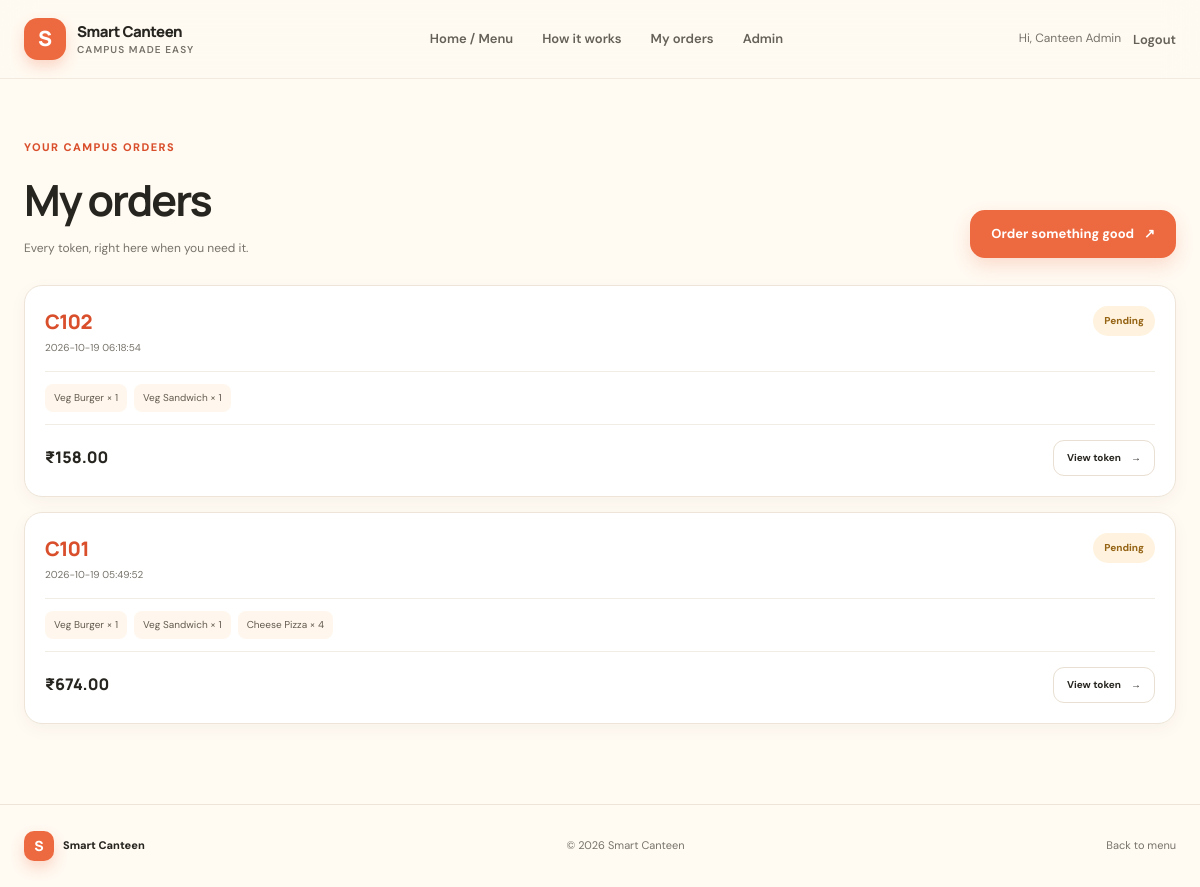
/orders (signed in), run on the app's committed database.
### tables this page shows
CREATE TABLE orders (
                id INTEGER PRIMARY KEY AUTOINCREMENT,
                user_id INTEGER NOT NULL,
                total REAL NOT NULL CHECK (total >= 0),
                token TEXT UNIQUE,
                status TEXT NOT NULL DEFAULT 'Pending'
                    CHECK (status IN ('Pending', 'Preparing', 'Ready', 'Collected')),
                created_at TEXT NOT NULL DEFAULT CURRENT_TIMESTAMP,
                FOREIGN KEY (user_id) REFERENCES users (id)
            );

CREATE TABLE order_items (
                id INTEGER PRIMARY KEY AUTOINCREMENT,
                  order_id INTEGER NOT NULL,
                  food_name TEXT NOT NULL,
                  price REAL NOT NULL CHECK (price >= 0),
                  quantity INTEGER NOT NULL CHECK (quantity > 0),
                  FOREIGN KEY (order_id) REFERENCES orders (id) ON DELETE CASCADE
            );

### app.py (the view)
@app.route("/orders")
@login_required
def orders():
    user_orders = get_db().execute(
        """
        SELECT id, total, token, status, created_at
        FROM orders
        WHERE user_id = ?
        ORDER BY id DESC
        """,
        (session["user_id"],),
    ).fetchall()
    items_by_order = get_order_items([order["id"] for order in user_orders])
    return render_template(
        "orders.html", orders=user_orders, items_by_order=items_by_order
    )

### app.py (called while the page is built, shortened)
def get_db():
    if "db" not in g:
        connection = sqlite3.connect(app.config["DATABASE"])
        connection.row_factory = sqlite3.Row
        connection.execute("PRAGMA foreign_keys = ON")
        g.db = connection
    return g.db

def login_required(view):
    @wraps(view)
    def wrapped_view(*args, **kwargs):
        return view(*args, **kwargs)
    return wrapped_view

def get_order_items(order_ids):
    if not order_ids:
        return {}
    placeholders = ",".join("?" for _ in order_ids)
    rows = get_db().execute(
        f"""
        SELECT order_id, food_name, price, quantity
        FROM order_items
        WHERE order_id IN ({placeholders})
        ORDER BY id
        """,
        tuple(order_ids),
    ).fetchall()
    grouped = {order_id: [] for order_id in order_ids}
    for row in rows:
        grouped[row["order_id"]].append(row)
    return grouped

### templates/orders.html (shortened to what this page needs)
<!doctype html>
<html lang="en">
  <head>
    <link rel="stylesheet" href="{{ url_for('static', filename='style.css') }}">
  </head>
  <body>
    <header class="site-header">
      <div class="nav-shell">
         <a class="brand" href="{{ url_for('index') }}"><span class="brand-mark">S</span><span class="brand-name">Smart Canteen<small>Campus made easy</small></span></a>
         <nav class="primary-navigation" id="primary-navigation" aria-label="Main navigation">
           <a href="{{ url_for('index') }}#menu">Home / Menu</a><a href="{{ url_for('index') }}#how-it-works">How it works</a><a href="{{ url_for('orders') }}">My orders</a>
           {% if session.get('role') == 'admin' %}<a href="{{ url_for('admin') }}">Admin</a>{% endif %}
         </nav>
         <div class="nav-actions"><span class="nav-user">Hi, {{ session.get('name') }}</span><form action="{{ url_for('logout') }}" method="post"><button class="nav-account nav-logout"
type="submit">Logout</button></form></div>
      </div>
    </header>
    <main class="subpage-main">
      <div class="page-container">
         <div class="account-page-heading">
           <div><span class="eyebrow">Your campus orders</span><h1>My orders</h1><p>Every token, right here when you need it.</p></div>
           <a class="button button-primary" href="{{ url_for('index') }}#menu">Order something good <span aria-hidden="true">↗</span></a>
         </div>
         {% if orders %}
           <div class="orders-list">
             {% for order in orders %}
               <article class="order-card">
                 <div class="order-card__top">
                   <div><span class="order-card__token">{{ order.token }}</span><span class="order-card__date">{{ order.created_at }}</span></div>
                   <span class="status-badge {{ order.status|lower }}">{{ order.status }}</span>
                 </div>
                 <div class="order-card__items">
                   {% for item in items_by_order[order.id] %}
                     <span class="item-chip">{{ item.food_name }} × {{ item.quantity }}</span>
                   {% endfor %}
                 </div>
                 <div class="order-card__bottom">
                   <span class="order-total">₹{{ "%.2f"|format(order.total) }}</span>
                   <a class="button button-secondary button-small" href="{{ url_for('token', order_id=order.id) }}">View token <span aria-hidden="true">→</span></a>
                 </div>
               </article>
             {% endfor %}
           </div>
        {% endif %}
      </div>
    </main>
    <footer class="site-footer"><div class="page-container footer-inner"><a class="footer-brand" href="{{ url_for('index') }}"><span class="brand-mark">S</span> Smart Canteen</a>
<span>© 2026 Smart Canteen</span><a href="{{ url_for('index') }}">Back to menu</a></div></footer>
  </body>
</html>

### data on the page
orders: token "C102", created_at "2026-10-19 06:18:54", status "Pending", total "158.00"
order_items: food_name "Veg Burger", quantity "1"
order_items: food_name "Veg Sandwich", quantity "1"
orders: token "C101", created_at "2026-10-19 05:49:52", status "Pending", total "674.00"
order_items: food_name "Veg Burger", quantity "1"
order_items: food_name "Veg Sandwich", quantity "1"
order_items: food_name "Cheese Pizza", quantity "4"

### other printed values
{{ session.get('name') }} "Canteen Admin"
